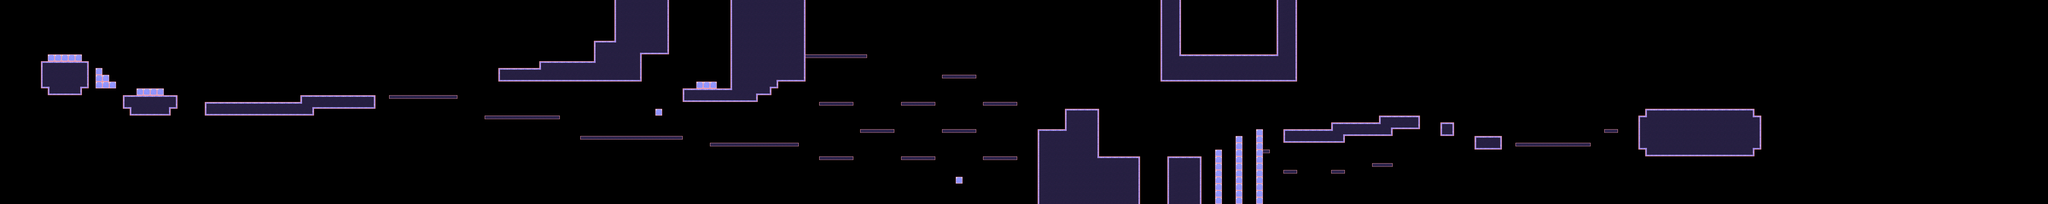

The image is a tile-based game level rendered from a .tmx file. Its description and source (layers, tilesets, objects; grid data summarised) follow:
An orthogonal 300x30 tile map with 32x32 px tiles, 3 tile layers (solid, nonsolid, nonsolid2).

<map version="1.0" orientation="orthogonal" renderorder="right-down" width="300" height="30" tilewidth="32" tileheight="32" nextobjectid="1">
 <tileset firstgid="1" name="tileset2" tilewidth="32" tileheight="32" tilecount="240" columns="20">
  <image source="../asset/tileset/tileset2.png" width="640" height="400" />
 </tileset>
 <layer name="solid" width="300" height="30">
  <data>[9000 cells, 1074 non-empty, 17 distinct tile ids]</data>
 </layer>
 <layer name="nonsolid" width="300" height="30">
  <data>[9000 cells, 0 non-empty, 0 distinct tile ids]</data>
 </layer>
 <layer name="nonsolid2" width="300" height="30">
  <data>[9000 cells, 0 non-empty, 0 distinct tile ids]</data>
 </layer>
</map>
